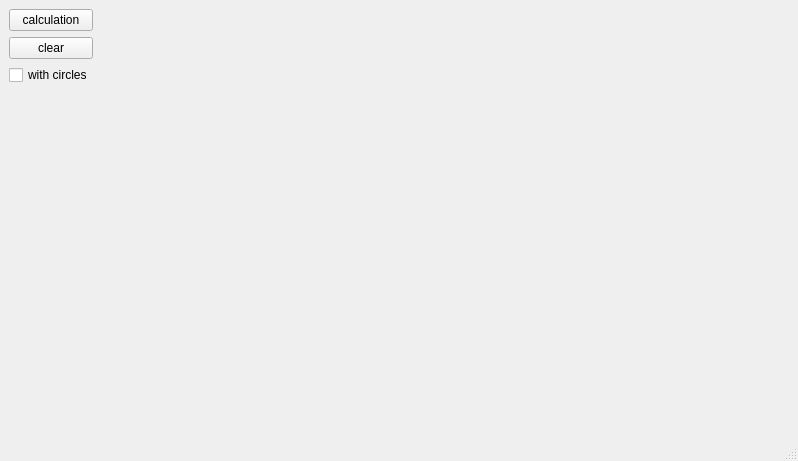
<?xml version="1.0" encoding="UTF-8"?>
<ui version="4.0">
 <class>MainWindow</class>
 <widget class="QMainWindow" name="MainWindow">
  <property name="geometry">
   <rect>
    <x>0</x>
    <y>0</y>
    <width>798</width>
    <height>461</height>
   </rect>
  </property>
  <property name="windowTitle">
   <string>MainWindow</string>
  </property>
  <widget class="QWidget" name="centralwidget">
   <layout class="QGridLayout" name="gridLayout_2">
    <item row="0" column="0">
     <layout class="QGridLayout" name="gridLayout">
      <item row="2" column="0">
       <widget class="QCheckBox" name="checkCircle">
        <property name="text">
         <string>with circles</string>
        </property>
       </widget>
      </item>
      <item row="0" column="0">
       <widget class="QPushButton" name="calcButton">
        <property name="text">
         <string>calculation</string>
        </property>
       </widget>
      </item>
      <item row="1" column="0">
       <widget class="QPushButton" name="clearButton">
        <property name="text">
         <string>clear</string>
        </property>
       </widget>
      </item>
      <item row="0" column="1">
       <spacer name="horizontalSpacer">
        <property name="orientation">
         <enum>Qt::Horizontal</enum>
        </property>
        <property name="sizeHint" stdset="0">
         <size>
          <width>40</width>
          <height>20</height>
         </size>
        </property>
       </spacer>
      </item>
      <item row="3" column="0">
       <spacer name="verticalSpacer">
        <property name="orientation">
         <enum>Qt::Vertical</enum>
        </property>
        <property name="sizeHint" stdset="0">
         <size>
          <width>20</width>
          <height>40</height>
         </size>
        </property>
       </spacer>
      </item>
     </layout>
    </item>
   </layout>
  </widget>
  <widget class="QMenuBar" name="menubar">
   <property name="geometry">
    <rect>
     <x>0</x>
     <y>0</y>
     <width>798</width>
     <height>24</height>
    </rect>
   </property>
  </widget>
  <widget class="QStatusBar" name="statusbar"/>
 </widget>
 <resources/>
 <connections/>
</ui>
